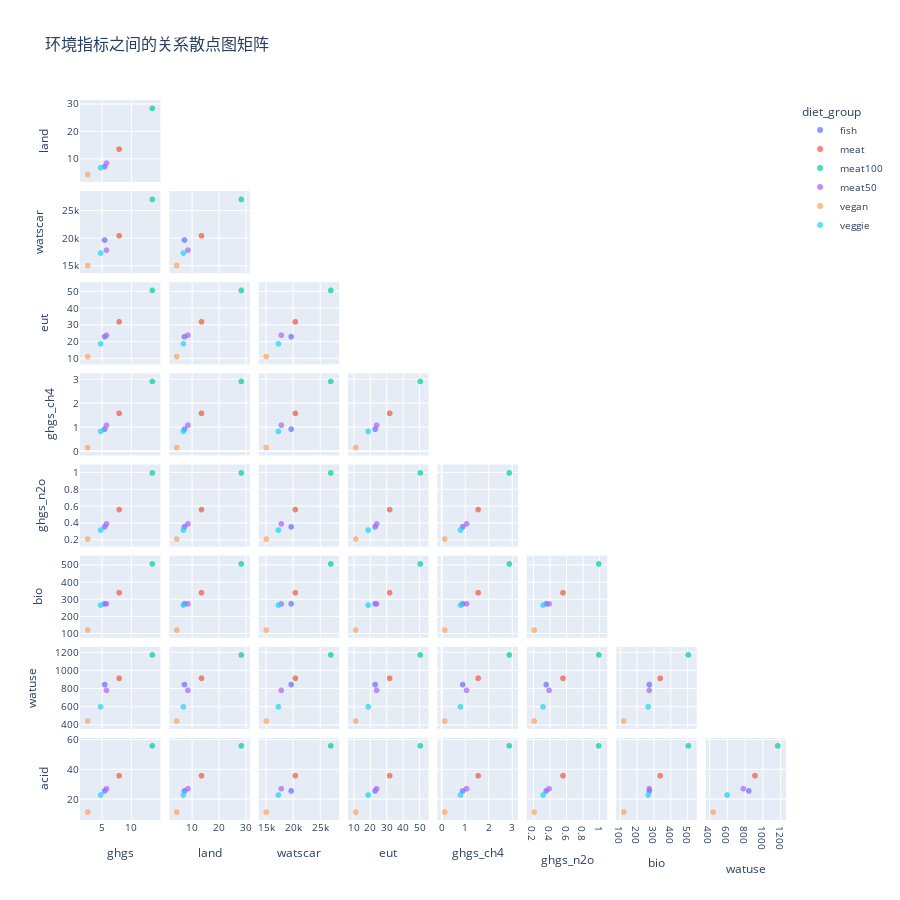

Notebook code cell kept with this figure:
### Markdown cell above
### 环境指标之间的关系

### Code cell
# 为散点图矩阵准备数据 - 使用环境指标均值
scatter_matrix_data = diet_impact[['diet_group'] + [f'mean_{ind}' for ind in env_indicators]]
scatter_matrix_data.columns = ['diet_group'] + env_indicators  # 简化列名

# 创建散点图矩阵
fig = px.scatter_matrix(
    scatter_matrix_data,
    dimensions=env_indicators,
    color="diet_group",
    title="环境指标之间的关系散点图矩阵",
    labels={col: col for col in env_indicators}  # 简化标签
)

# 优化布局
fig.update_traces(
    diagonal_visible=False,  # 隐藏对角线
    showupperhalf=False,    # 只显示下半部分
    marker=dict(size=6, opacity=0.7)
)

fig.update_layout(
    height=900,
    width=900,
    title_font=dict(size=16),
    font=dict(size=10)
)

fig.write_html("environmental_scatter_matrix.html")
fig.show()

### Figure 1 — Plotly figure (JSON) as saved in the notebook; plotly's stock layout.template omitted (floating-point values rounded to 4 significant figures)
{"data": [{"diagonal": {"visible": false}, "dimensions": [{"axis": {"matches": true}, "label": "ghgs", "values": [5.452]}, {"axis": {"matches": true}, "label": "land", "values": [7.319]}, {"axis": {"matches": true}, "label": "watscar", "values": [19710.0]}, {"axis": {"matches": true}, "label": "eut", "values": [23.07]}, {"axis": {"matches": true}, "label": "ghgs_ch4", "values": [0.9163]}, {"axis": {"matches": true}, "label": "ghgs_n2o", "values": [0.3592]}, {"axis": {"matches": true}, "label": "bio", "values": [274.9]}, {"axis": {"matches": true}, "label": "watuse", "values": [845.6]}, {"axis": {"matches": true}, "label": "acid", "values": [25.52]}], "hovertemplate": "diet_group=fish<br>%{xaxis.title.text}=%{x}<br>%{yaxis.title.text}=%{y}<extra></extra>", "legendgroup": "fish", "marker": {"color": "#636efa", "opacity": 0.7, "size": 6, "symbol": "circle"}, "name": "fish", "showlegend": true, "showupperhalf": false, "type": "splom"}, {"diagonal": {"visible": false}, "dimensions": [{"axis": {"matches": true}, "label": "ghgs", "values": [7.937]}, {"axis": {"matches": true}, "label": "land", "values": [13.69]}, {"axis": {"matches": true}, "label": "watscar", "values": [20490.0]}, {"axis": {"matches": true}, "label": "eut", "values": [31.95]}, {"axis": {"matches": true}, "label": "ghgs_ch4", "values": [1.579]}, {"axis": {"matches": true}, "label": "ghgs_n2o", "values": [0.5637]}, {"axis": {"matches": true}, "label": "bio", "values": [339.6]}, {"axis": {"matches": true}, "label": "watuse", "values": [914.8]}, {"axis": {"matches": true}, "label": "acid", "values": [35.73]}], "hovertemplate": "diet_group=meat<br>%{xaxis.title.text}=%{x}<br>%{yaxis.title.text}=%{y}<extra></extra>", "legendgroup": "meat", "marker": {"color": "#EF553B", "opacity": 0.7, "size": 6, "symbol": "circle"}, "name": "meat", "showlegend": true, "showupperhalf": false, "type": "splom"}, {"diagonal": {"visible": false}, "dimensions": [{"axis": {"matches": true}, "label": "ghgs", "values": [13.62]}, {"axis": {"matches": true}, "label": "land", "values": [28.56]}, {"axis": {"matches": true}, "label": "watscar", "values": [27060.0]}, {"axis": {"matches": true}, "label": "eut", "values": [50.68]}, {"axis": {"matches": true}, "label": "ghgs_ch4", "values": [2.911]}, {"axis": {"matches": true}, "label": "ghgs_n2o", "values": [0.9988]}, {"axis": {"matches": true}, "label": "bio", "values": [507.3]}, {"axis": {"matches": true}, "label": "watuse", "values": [1172.0]}, {"axis": {"matches": true}, "label": "acid", "values": [55.8]}], "hovertemplate": "diet_group=meat100<br>%{xaxis.title.text}=%{x}<br>%{yaxis.title.text}=%{y}<extra></extra>", "legendgroup": "meat100", "marker": {"color": "#00cc96", "opacity": 0.7, "size": 6, "symbol": "circle"}, "name": "meat100", "showlegend": true, "showupperhalf": false, "type": "splom"}, {"diagonal": {"visible": false}, "dimensions": [{"axis": {"matches": true}, "label": "ghgs", "values": [5.767]}, {"axis": {"matches": true}, "label": "land", "values": [8.608]}, {"axis": {"matches": true}, "label": "watscar", "values": [17880.0]}, {"axis": {"matches": true}, "label": "eut", "values": [23.97]}, {"axis": {"matches": true}, "label": "ghgs_ch4", "values": [1.084]}, {"axis": {"matches": true}, "label": "ghgs_n2o", "values": [0.3944]}, {"axis": {"matches": true}, "label": "bio", "values": [274.6]}, {"axis": {"matches": true}, "label": "watuse", "values": [782.3]}, {"axis": {"matches": true}, "label": "acid", "values": [27.02]}], "hovertemplate": "diet_group=meat50<br>%{xaxis.title.text}=%{x}<br>%{yaxis.title.text}=%{y}<extra></extra>", "legendgroup": "meat50", "marker": {"color": "#ab63fa", "opacity": 0.7, "size": 6, "symbol": "circle"}, "name": "meat50", "showlegend": true, "showupperhalf": false, "type": "splom"}, {"diagonal": {"visible": false}, "dimensions": [{"axis": {"matches": true}, "label": "ghgs", "values": [2.551]}, {"axis": {"matches": true}, "label": "land", "values": [4.434]}, {"axis": {"matches": true}, "label": "watscar", "values": [15080.0]}, {"axis": {"matches": true}, "label": "eut", "values": [11.2]}, {"axis": {"matches": true}, "label": "ghgs_ch4", "values": [0.1489]}, {"axis": {"matches": true}, "label": "ghgs_n2o", "values": [0.214]}, {"axis": {"matches": true}, "label": "bio", "values": [122.0]}, {"axis": {"matches": true}, "label": "watuse", "values": [443.4]}, {"axis": {"matches": true}, "label": "acid", "values": [11.28]}], "hovertemplate": "diet_group=vegan<br>%{xaxis.title.text}=%{x}<br>%{yaxis.title.text}=%{y}<extra></extra>", "legendgroup": "vegan", "marker": {"color": "#FFA15A", "opacity": 0.7, "size": 6, "symbol": "circle"}, "name": "vegan", "showlegend": true, "showupperhalf": false, "type": "splom"}, {"diagonal": {"visible": false}, "dimensions": [{"axis": {"matches": true}, "label": "ghgs", "values": [4.758]}, {"axis": {"matches": true}, "label": "land", "values": [6.922]}, {"axis": {"matches": true}, "label": "watscar", "values": [17350.0]}, {"axis": {"matches": true}, "label": "eut", "values": [18.82]}, {"axis": {"matches": true}, "label": "ghgs_ch4", "values": [0.8234]}, {"axis": {"matches": true}, "label": "ghgs_n2o", "values": [0.321]}, {"axis": {"matches": true}, "label": "bio", "values": [267.6]}, {"axis": {"matches": true}, "label": "watuse", "values": [600.4]}, {"axis": {"matches": true}, "label": "acid", "values": [22.77]}], "hovertemplate": "diet_group=veggie<br>%{xaxis.title.text}=%{x}<br>%{yaxis.title.text}=%{y}<extra></extra>", "legendgroup": "veggie", "marker": {"color": "#19d3f3", "opacity": 0.7, "size": 6, "symbol": "circle"}, "name": "veggie", "showlegend": true, "showupperhalf": false, "type": "splom"}], "layout": {"dragmode": "select", "font": {"size": 10}, "height": 900, "legend": {"title": {"text": "diet_group"}, "tracegroupgap": 0}, "title": {"font": {"size": 16}, "text": "环境指标之间的关系散点图矩阵"}, "width": 900}}
